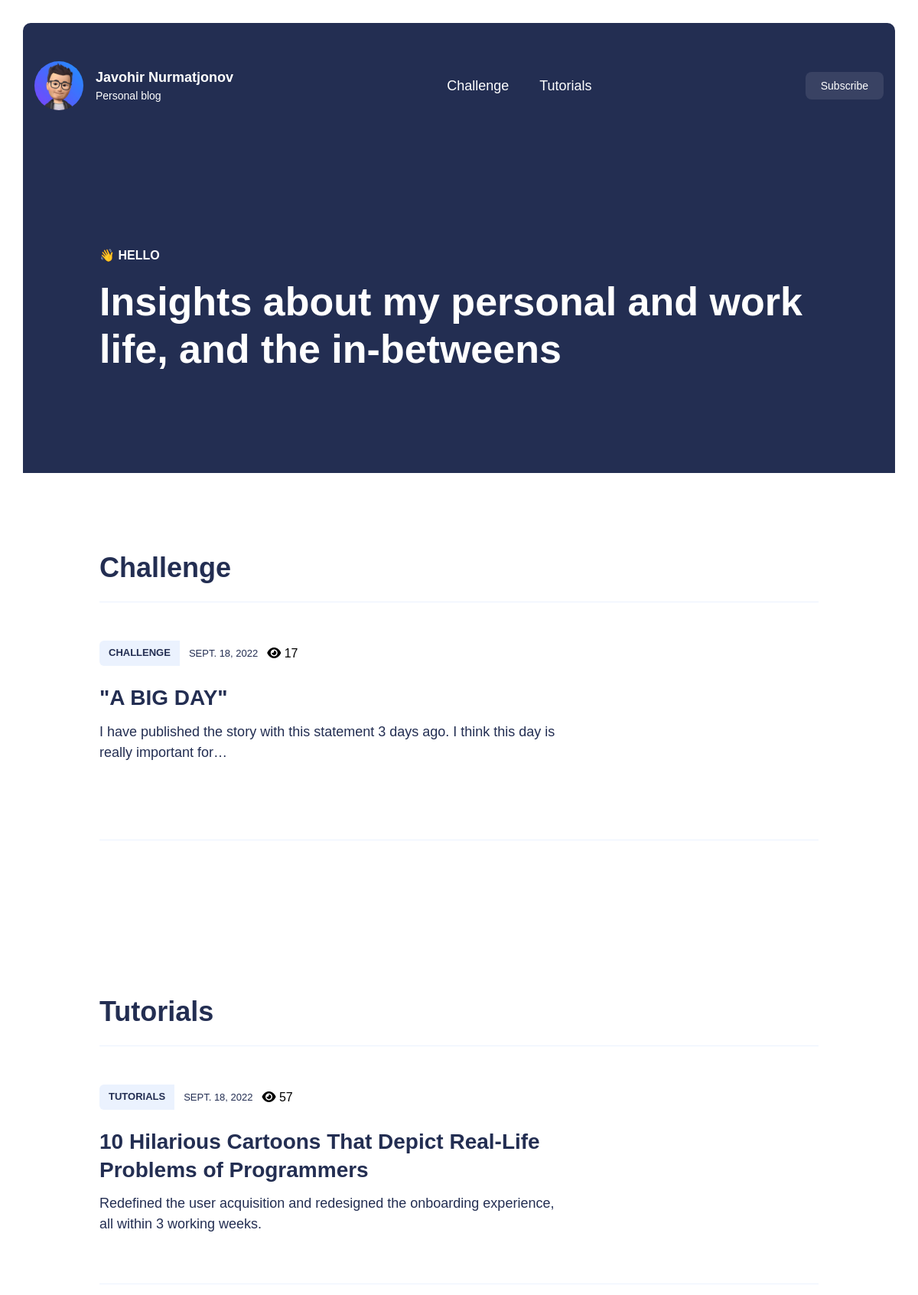
/ (upper part), run on an earlier commit of the app's database.
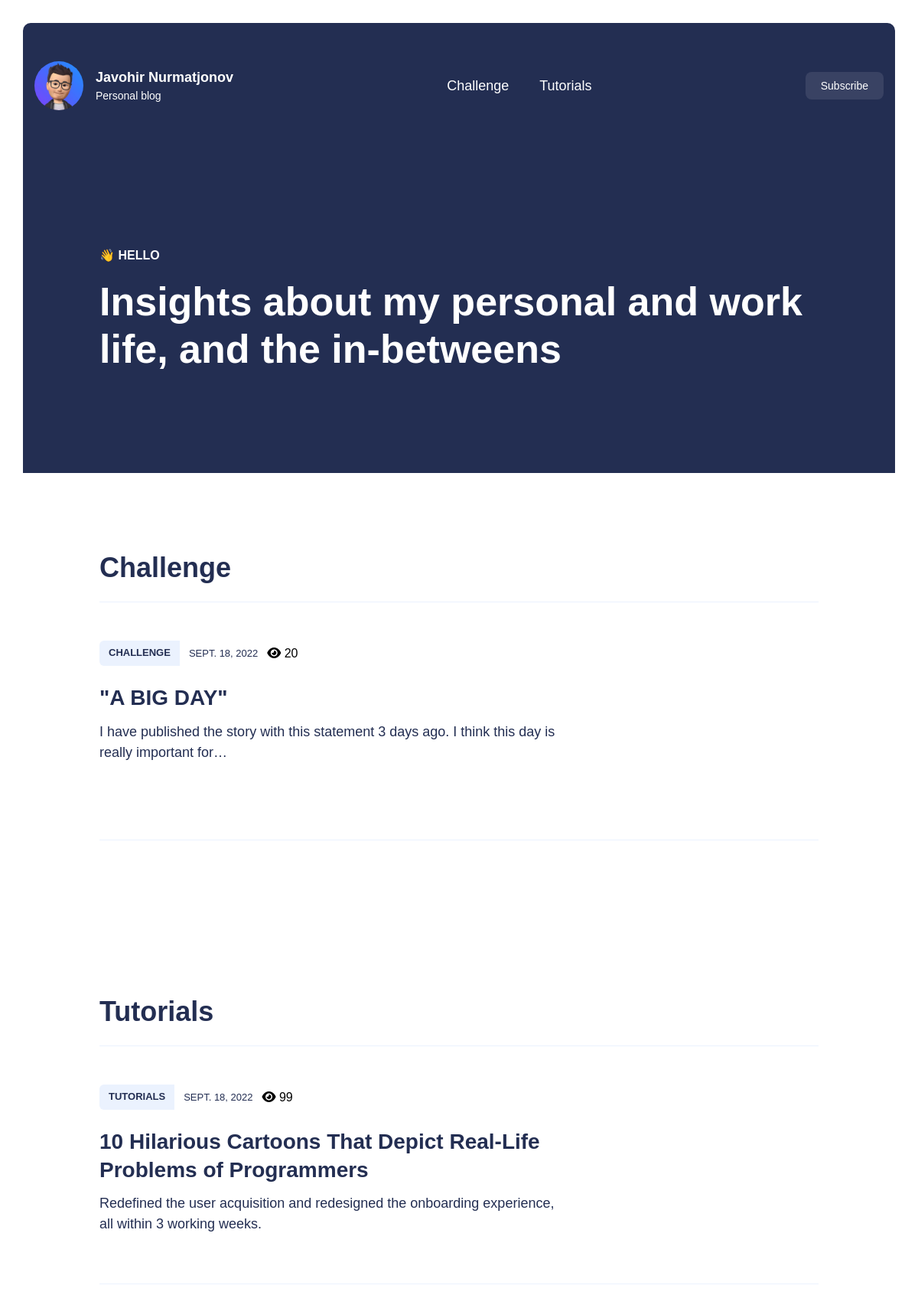
And on a later commit of the database.
### main/models.py (models this page shows, shortened)
class Article(models.Model):
    image = models.ImageField(upload_to='article_images/', verbose_name='Image')
    title = models.CharField(max_length=255, null=False, blank=False, verbose_name='Title')
    description_lite = models.TextField(verbose_name='Description lite')
    description = RichTextField(verbose_name='Description')
    category = models.ForeignKey(Category,
                                 on_delete=models.CASCADE,
                                 verbose_name='Category',
                                 related_name='articles')
    created_at = models.DateTimeField(auto_now_add=True, verbose_name='Created at')
    views = models.IntegerField(default=0, verbose_name='Views')
    slug = models.SlugField(unique=True, null=True)
    def get_absolute_url(self):
        return reverse('article_detail', kwargs={'slug': self.slug})
    class Meta:
        verbose_name = 'Article'
        verbose_name_plural = 'Articles'
        ordering = ['-created_at', 'category']

class Category(models.Model):
    title = models.CharField(max_length=100, null=False, blank=False, verbose_name='Title')
    slug = models.SlugField(unique=True, null=True, verbose_name='Slug')
    def get_absolute_url(self):
        return reverse('category', kwargs={'slug': self.slug})
    class Meta:
        verbose_name = 'Category'
        verbose_name_plural = 'Categories'
        ordering = ['title']

### main/views.py (the view)
# urls.py: path('', home_view, name='home'),
def home_view(request):
    context = {
        "articles": Article.objects.order_by('-created_at')[:3],
        "categories": Category.objects.all()
    }
    return render(request, 'main/home.html', context)

### main/templatetags/main_tags.py (called while the page is built)
@register.simple_tag()
def get_categories():
    categories = Category.objects.all()
    return categories

### main/templates/main/home.html (shortened to what this page needs)
{% extends 'base.html' %}
{% block main %}
{% for category in categories %}
<section class="news">
    <div class="container">
        <h3 class="news__title">
            {{ category.title }}
        </h3>
        {% for article in category.articles.all %}
        {% include 'main/components/_card.html' %}
        {% endfor %}
    </div>
</section>
{% endfor %}
{% endblock %}

### main/templates/main/components/_card.html
 <div class="card">
            <div class="card__container">
                <div class="card__content">
                    <div class="card__header">
                        <div>
                            <a href="" class="main-badge">{{ article.category.title }}</a>
                        </div>
                        <div class="card__date">
                            {{ article.created_at|date }}
                        </div>
                        <div class="card__views">
                            <i class="fa-solid fa-eye"></i> {{ article.views }}
                        </div>
                    </div>
                    <div class="card__body">
                        <h3 class="card__title">
                            <a href="{{ article.get_absolute_url }}" class="card__title-link">
                                {{ article.title }}
                            </a>
                        </h3>
                        <p class="card__text">
                            {{ article.description_lite|truncatechars:100 }}
                        </p>
                    </div>
                </div>
                <div class="card__img"
                     style="background-image: url('{{ article.image.url }}')"></div>
            </div>
        </div>

What changed in the data, as far as the page shows it:
changed Article "\"A BIG DAY\"": views "17" → "20"
changed Article "10 Hilarious Cartoons That Depict Real-Life Problems of Programmers": views "57" → "99"
